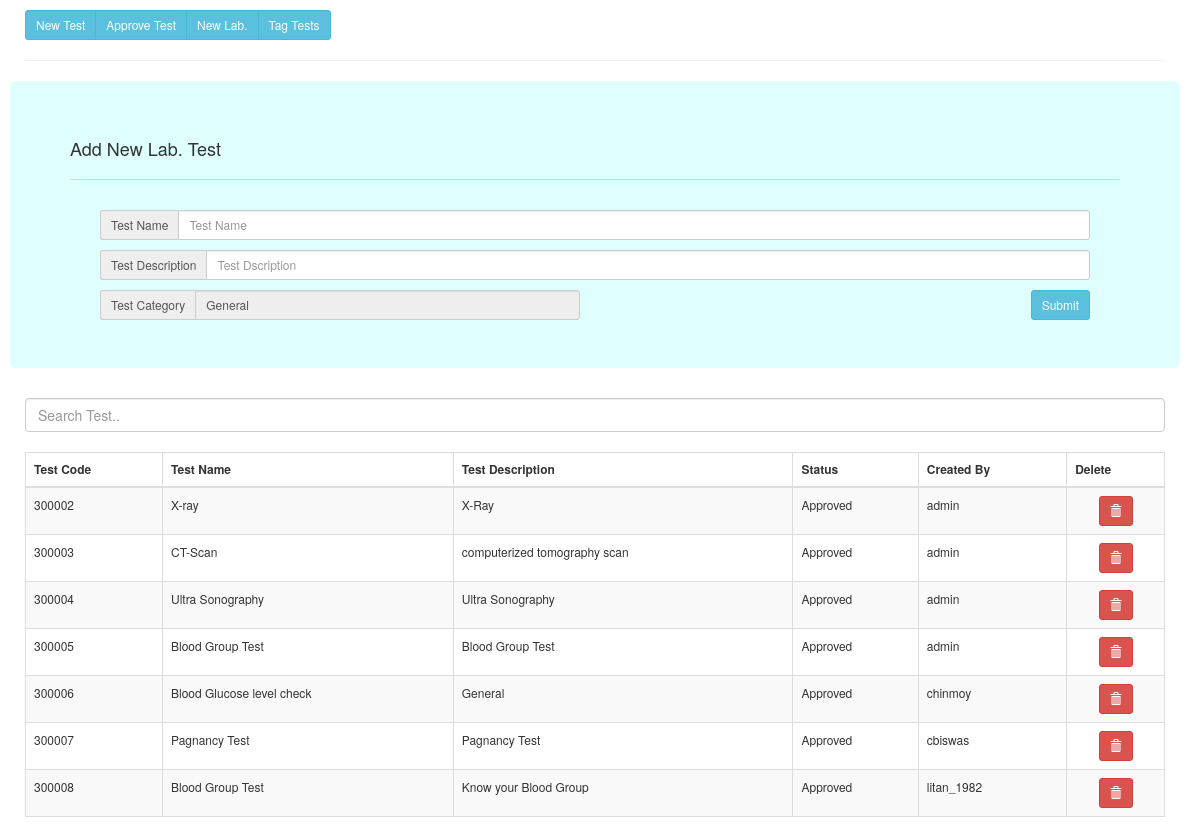
/master/labs/addtest.php (signed in), run on the app's committed database.
### tables this page shows
CREATE TABLE `d_lab_tests` (
  `id` int(11) NOT NULL,
  `test_code` varchar(45) DEFAULT NULL,
  `test_name` varchar(500) DEFAULT NULL,
  `test_description` varchar(1000) DEFAULT NULL,
  `test_catagory` varchar(500) DEFAULT NULL,
  `test_added_by` varchar(500) DEFAULT NULL,
  `test_approved` varchar(40) DEFAULT NULL,
  `test_approved_by` varchar(45) DEFAULT NULL,
  `record_status` varchar(45) DEFAULT NULL,
  `record_created_on` datetime DEFAULT NULL,
  `record_updated_on` datetime DEFAULT NULL
);

### master/labs/addtest.php (the view, shortened to what this page needs)
<!DOCTYPE html>
<?php
include_once '../../config.php';
$uid=$_SESSION['loginid'];
$roleck= mysqli_query($conn, "select user_role_code from d_user_role where user_id='$uid' and record_status='A'");
$roleckr=  mysqli_fetch_array($roleck);
$rolecd= $roleckr['user_role_code'];
?>
<html lang="en" >
<head>
  <link rel='stylesheet' href='../../bootstrap/bootstrap-3.3.7-dist/css/bootstrap.min.css'>
  <link rel='stylesheet' href='../../css/page_style.css'>
</head>
<body>
    <div class='container'>
            <div class='btn-group btn-group-sm'>
                <a class='btn btn-info' role='button' href="addtest.php">New Test</a>
                <?php
                if($rolecd=="1001")
                {
                ?>
                <a class='btn btn-info' role='button' href="approvetest.php">Approve Test</a>
                <a class='btn btn-info' role='button' href="addlab.php">New Lab.</a>
                <?php } ?>
                <a class='btn btn-info' role='button' href="tagtests.php">Tag Tests</a>
            </div><hr>
            <div class='row'>
                <div class='jumbotron' style="background-color: #dfffff">
                    <h4>Add New Lab. Test</h4>
                    <hr>
                    <div class='container'>
                    <form action='#' method="post">
                        <div class='col-lg-12'>
                            <div class='input-group input-group-sm' style='margin-top: 10px'>
                                <span class='input-group-addon'>Test Name</span>
                                <input name='t_name' type="text" class='form-control' placeholder="Test Name">
                            </div>
                        </div><br><div class='col-lg-12'>
                            <div class='input-group input-group-sm' style='margin-top: 10px'>
                                <span class='input-group-addon'>Test Description</span>
                                <input name='t_desc' type="text" class='form-control' placeholder="Test Dscription">
                            </div>
                        </div>
                        <br><div class='col-lg-6 col-md-6 col-sm-12 col-xs-12' style='margin-top: 10px'>
                            <div class='input-group input-group-sm'>
                                <span class='input-group-addon'>Test Category</span>
                                <input name='t_cat' type="text" class='form-control' placeholder="Test Category" value="General" readonly>
                            </div>
                        </div>
                        <div class='col-lg-6 col-md-6 col-sm-12 col-xs-12' style='text-align: right; margin-top: 10px'>
                            <input type="submit" class='btn btn-info btn-sm' value="Submit">
                        </div>
                    </form><br></div>
                </div>
            </div>
            <div class="row">
                <div class='col-lg-12'>
                    <?php
                    $sql="";
                    if($rolecd=="1001")
                    {
                        $sql="SELECT `d_lab_tests`.`id`,
    `d_lab_tests`.`test_code`,
    `d_lab_tests`.`test_name`,
    `d_lab_tests`.`test_catagory`,
    `d_lab_tests`.`test_description`,
    `d_lab_tests`.`test_added_by`,
    `d_lab_tests`.`test_approved`,
    `d_lab_tests`.`test_approved_by`
FROM `d_lab_tests` where record_status='A'";
                    }
                    $tests=  mysqli_query($conn, $sql);
                    if(mysqli_num_rows($tests)>0)
                    {
                    ?>
                    <input type="text" class="form-control" id="srchtest" placeholder="Search Test.."><br>
                    <table class="table table-bordered table-striped table-hover " style="font-size: 12px">
                        <thead>
                            <tr>
                                <th>Test Code</th>
                                <th>Test Name</th>
                                <th>Test Description</th>
                                <th>Status</th>
                                <?php
                                if($rolecd=="1001")
                    {?>
                                <th>Created By</th>
                                <th>Delete</th>
                    <?php }?>
                            </tr>
                        </thead>
                        <tbody id="testtable">
                    <?php
                    while($testsr=  mysqli_fetch_array($tests))
                    { ?>
                        <tr>
                            <td>
                                <?php echo $testsr['test_code']; ?>
                            </td>
                            <td>
                                <?php echo $testsr['test_name']; ?>
                            </td>
                            <td>
                                <?php echo $testsr['test_description']; ?>
                            </td>
                            <td>
                                <?php if($testsr['test_approved']=="Y")
                                {echo "Approved";}
                                else
                                {echo "Pending Approval";}
                                    ?>
                            </td>
                            <?php
                                if($rolecd=="1001")
                    {?>
                                <td><?php echo $testsr['test_added_by']; ?></td>
                                <td align="center"><a href="deletetest.php?id=<?php echo $testsr['id']; ?>" class="btn btn-danger btn-sm" role="Button"><i class="glyphicon glyphicon-trash"></i></a></td>
                    <?php }?>
                        </tr>
                    <?php }} ?>
                            </tbody>
                    </table>
                </div>
            </div>
    </div>
    </body>
</html>

### master/labs/addtest.php (style rules this page uses)
html { padding-top: 10px; padding-right: 10px; font-family: "calibri"; }

### data on the page
d_lab_tests: test_code "300002", test_name "X-ray", test_description "X-Ray", test_approved "Approved", test_added_by "admin"
d_lab_tests: test_code "300003", test_name "CT-Scan", test_description "computerized tomography scan", test_approved "Approved", test_added_by "admin"
d_lab_tests: test_code "300004", test_name "Ultra Sonography", test_description "Ultra Sonography", test_approved "Approved", test_added_by "admin"
d_lab_tests: test_code "300005", test_name "Blood Group Test", test_description "Blood Group Test", test_approved "Approved", test_added_by "admin"
d_lab_tests: test_code "300006", test_name "Blood Glucose level check", test_description "General", test_approved "Approved", test_added_by "chinmoy"
d_lab_tests: test_code "300007", test_name "Pagnancy Test", test_description "Pagnancy Test", test_approved "Approved", test_added_by "cbiswas"
d_lab_tests: test_code "300008", test_name "Blood Group Test", test_description "Know your Blood Group", test_approved "Approved", test_added_by "litan_1982"
